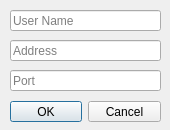
<?xml version="1.0" encoding="UTF-8"?>
<ui version="4.0">
 <class>ConnectDialog</class>
 <widget class="QDialog" name="ConnectDialog">
  <property name="enabled">
   <bool>true</bool>
  </property>
  <property name="geometry">
   <rect>
    <x>0</x>
    <y>0</y>
    <width>170</width>
    <height>130</height>
   </rect>
  </property>
  <property name="sizePolicy">
   <sizepolicy hsizetype="Fixed" vsizetype="Fixed">
    <horstretch>0</horstretch>
    <verstretch>0</verstretch>
   </sizepolicy>
  </property>
  <property name="minimumSize">
   <size>
    <width>170</width>
    <height>130</height>
   </size>
  </property>
  <property name="maximumSize">
   <size>
    <width>170</width>
    <height>130</height>
   </size>
  </property>
  <property name="windowTitle">
   <string>Dialog</string>
  </property>
  <property name="sizeGripEnabled">
   <bool>false</bool>
  </property>
  <property name="modal">
   <bool>false</bool>
  </property>
  <widget class="QDialogButtonBox" name="okCancle">
   <property name="geometry">
    <rect>
     <x>10</x>
     <y>101</y>
     <width>151</width>
     <height>21</height>
    </rect>
   </property>
   <property name="layoutDirection">
    <enum>Qt::LeftToRight</enum>
   </property>
   <property name="orientation">
    <enum>Qt::Horizontal</enum>
   </property>
   <property name="standardButtons">
    <set>QDialogButtonBox::Cancel|QDialogButtonBox::Ok</set>
   </property>
   <property name="centerButtons">
    <bool>true</bool>
   </property>
  </widget>
  <widget class="QLineEdit" name="nameInput">
   <property name="geometry">
    <rect>
     <x>10</x>
     <y>10</y>
     <width>151</width>
     <height>21</height>
    </rect>
   </property>
   <property name="sizePolicy">
    <sizepolicy hsizetype="Fixed" vsizetype="Fixed">
     <horstretch>0</horstretch>
     <verstretch>0</verstretch>
    </sizepolicy>
   </property>
   <property name="alignment">
    <set>Qt::AlignLeading|Qt::AlignLeft|Qt::AlignVCenter</set>
   </property>
   <property name="placeholderText">
    <string>User Name</string>
   </property>
  </widget>
  <widget class="QLineEdit" name="addressInput">
   <property name="geometry">
    <rect>
     <x>10</x>
     <y>40</y>
     <width>151</width>
     <height>21</height>
    </rect>
   </property>
   <property name="alignment">
    <set>Qt::AlignLeading|Qt::AlignLeft|Qt::AlignVCenter</set>
   </property>
   <property name="placeholderText">
    <string>Address</string>
   </property>
  </widget>
  <widget class="QLineEdit" name="portInput">
   <property name="geometry">
    <rect>
     <x>10</x>
     <y>70</y>
     <width>151</width>
     <height>21</height>
    </rect>
   </property>
   <property name="placeholderText">
    <string>Port</string>
   </property>
  </widget>
 </widget>
 <resources/>
 <connections>
  <connection>
   <sender>okCancle</sender>
   <signal>accepted()</signal>
   <receiver>ConnectDialog</receiver>
   <slot>accept()</slot>
   <hints>
    <hint type="sourcelabel">
     <x>248</x>
     <y>254</y>
    </hint>
    <hint type="destinationlabel">
     <x>157</x>
     <y>274</y>
    </hint>
   </hints>
  </connection>
  <connection>
   <sender>okCancle</sender>
   <signal>rejected()</signal>
   <receiver>ConnectDialog</receiver>
   <slot>reject()</slot>
   <hints>
    <hint type="sourcelabel">
     <x>316</x>
     <y>260</y>
    </hint>
    <hint type="destinationlabel">
     <x>286</x>
     <y>274</y>
    </hint>
   </hints>
  </connection>
 </connections>
</ui>
